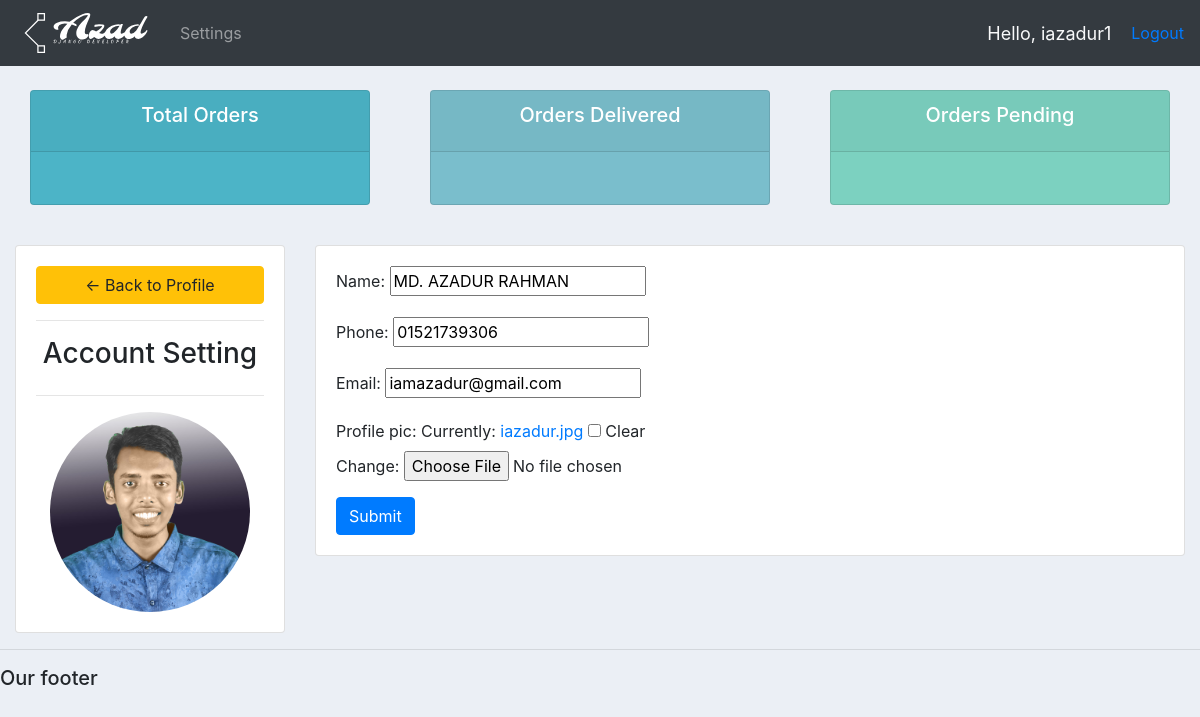
/account/ (signed in), run on the app's committed database.
### accounts/models.py (models this page shows, shortened)
class Customer(models.Model):
	user = models.OneToOneField(User, null=True, blank=True, on_delete=models.CASCADE)
	name = models.CharField(max_length=200, null=True)
	phone = models.CharField(max_length=200, null=True)
	email = models.CharField(max_length=200, null=True)
	profile_pic = models.ImageField(default="profile.png", null=True, blank=True)
	date_created = models.DateTimeField(auto_now_add=True, null=True)

### accounts/decoraters.py (the view)
        def wrapper_func(request, *args, **kwargs):
            group = None
            if request.user.groups.exists():
                group = request.user.groups.all()[0].name
            if group in allowed_roles:
                return view_func(request, *args, **kwargs)
            else:
                return HttpResponse('You are not authorized to view this page')

### accounts/forms.py
class CustomerForm(ModelForm):
    class Meta:
        model = Customer
        fields = '__all__'
        exclude = ['user']

### accounts/decoraters.py (called while the page is built)
def allowed_users(allowed_roles=[]):
    def decorator(view_func):
        def wrapper_func(request, *args, **kwargs):
            group = None
            if request.user.groups.exists():
                group = request.user.groups.all()[0].name
            if group in allowed_roles:
                return view_func(request, *args, **kwargs)
            else:
                return HttpResponse('You are not authorized to view this page')
        return wrapper_func
    return decorator

### accounts/views.py (called while the page is built)
@login_required(login_url='login')
@allowed_users(allowed_roles=['customer'])
def accountSettings(request):
	customer = request.user.customer
	form = CustomerForm(instance=customer)
	if request.method == 'POST':
		form = CustomerForm(request.POST, request.FILES, instance=customer)
		if form.is_valid():
			form.save()
	context = {'form': form}
	return render(request, 'accounts/account_settings.html', context)

### accounts/templates/accounts/account_settings.html (shortened to what this page needs)
{%  extends 'accounts/main.html' %}
{% block content %}
{% include 'accounts/status.html' %}
<br>
<div class="row">
    <div class="col-md-3">
        <div class="card card-body">
            <a href="{% url 'home' %}" class="btn btn-warning">&#8592; Back to Profile</a>
            <hr>
            <h3 style="text-align: center;">Account Setting</h3>
            <hr>
            <img src="{{request.user.customer.profile_pic.url}}" alt="" class="profile-pic">
        </div>
    </div>
    <div class="col-md-9">
        <div class="card card-body">
            <form action="" method="POST" enctype="multipart/form-data">
                {{form.as_p}}
                <input type="submit" class="btn btn-primary" name="Update Information">
            </form>
        </div>
    </div>
</div>
{% endblock %}

### accounts/templates/accounts/navbar.html (shortened to what this page needs)
{% load static %}
<nav class="navbar navbar-expand-lg navbar-dark bg-dark">
  <img src="{% static 'images/logo.svg' %}" alt="" class="navbar-brand logo">
  <div class="collapse navbar-collapse" id="navbarNav">
    <ul class="navbar-nav">
      {% if request.user.is_staff %}
      <li class="nav-item active">
        <a class="nav-link" href="{% url 'home' %}">Dashboard</a>
      </li>
      <li class="nav-item">
        <a class="nav-link" href="{% url 'products' %}">Products</a>
      </li>
      {% else %}
       <li class="nav-item">
        <a class="nav-link" href="{% url 'account' %}">Settings</a>
      </li>
      {% endif %}
    </ul>
  </div>
  <span class="hello-msg text-light">Hello, {{request.user}} </span>
  <span><a href="{% url 'logout' %}">Logout</a></span>
</nav>

### static/css/main.css (style rules this page uses)
body { background-color: #ebeff5; }
.logo { height: 50px; width: 140px; }

### accounts/templates/accounts/navbar.html (style rules this page uses)
.hello-msg { font-size: 18px; color: #fff; margin-right: 20px; }

### accounts/templates/accounts/account_settings.html (style rules this page uses)
.profile-pic { max-width: 200px; max-height: 200px; margin: 0 auto; border-radius:50% }

### data on the page
Customer: name "MD. AZADUR RAHMAN", phone "01521739306", email "iamazadur@gmail.com"

### other printed values
{{ request.user }} "iazadur1"
